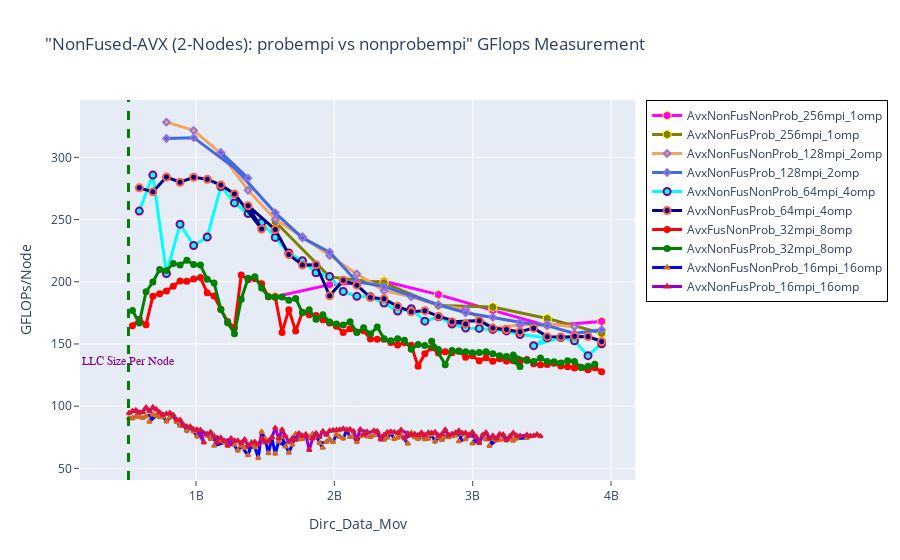

The notebook cell this image was saved under:
### Markdown cell above
## GFLOPS - NonFused-AVX: Probmpi vs Non-Probempi

### Code cell
fig = go.Figure() 

fig.add_trace(go.Scatter(x=(dfn2AvxNonFusNonProb_256mpi_1omp.Dirc_Data_Mov*(dfn2AvxNonFusNonProb_256mpi_1omp.MPI_size/2)), 
                         y=(dfn2AvxNonFusNonProb_256mpi_1omp.GFLOPS*(dfn2AvxNonFusNonProb_256mpi_1omp.MPI_size/2)), 
                         mode='lines+markers', 
                         name='AvxNonFusNonProb_256mpi_1omp',
                         line=dict(color='magenta',width=3),
                         marker=dict(symbol='hexagon',size=9, line=dict(color='yellow',width=1))))


fig.add_trace(go.Scatter(x=(dfn2AvxNonFusProb_256mpi_1omp.Dirc_Data_Mov*(dfn2AvxNonFusProb_256mpi_1omp.MPI_size/2)), 
                         y=(dfn2AvxNonFusProb_256mpi_1omp.GFLOPS*(dfn2AvxNonFusProb_256mpi_1omp.MPI_size/2)), 
                         mode='lines+markers', 
                         name='AvxNonFusProb_256mpi_1omp',
                         line=dict(color='olive',width=3),
                         marker=dict(symbol='hexagon',size=9, line=dict(color='yellow',width=1))))

# case 2
fig.add_trace(go.Scatter(x=(dfn2AvxNonFusNonProb_128mpi_2omp.Dirc_Data_Mov*(dfn2AvxNonFusNonProb_128mpi_2omp.MPI_size/2)), 
                         y=(dfn2AvxNonFusNonProb_128mpi_2omp.GFLOPS*(dfn2AvxNonFusNonProb_128mpi_2omp.MPI_size/2)), 
                         mode='lines+markers', 
                         name='AvxNonFusNonProb_128mpi_2omp',
                         line=dict(color='sandybrown',width=3),
                         marker=dict(symbol='diamond',size=5,line=dict(color='MediumPurple',width=2))))

fig.add_trace(go.Scatter(x=(dfn2AvxNonFusProb_128mpi_2omp.Dirc_Data_Mov*(dfn2AvxNonFusProb_128mpi_2omp.MPI_size/2)), 
                         y=(dfn2AvxNonFusProb_128mpi_2omp.GFLOPS*(dfn2AvxNonFusProb_128mpi_2omp.MPI_size/2)), 
                         mode='lines+markers', 
                         name='AvxNonFusProb_128mpi_2omp',
                         line=dict(color='royalblue',width=3),
                         marker=dict(symbol='diamond',size=5,line=dict(color='MediumPurple',width=2))))

# case 3
fig.add_trace(go.Scatter(x=(dfn2AvxNonFusNonProb_64mpi_4omp.Dirc_Data_Mov*(dfn2AvxNonFusNonProb_64mpi_4omp.MPI_size/2)), 
                         y=(dfn2AvxNonFusNonProb_64mpi_4omp.GFLOPS*(dfn2AvxNonFusNonProb_64mpi_4omp.MPI_size/2)), 
                         mode='lines+markers', 
                         name='AvxNonFusNonProb_64mpi_4omp',
                         line=dict(color='cyan',width=3),
                         marker=dict(symbol='circle',size=7,line=dict(color='Purple',width=2))))

fig.add_trace(go.Scatter(x=(dfn2AvxNonFusProb_64mpi_4omp.Dirc_Data_Mov*(dfn2AvxNonFusProb_64mpi_4omp.MPI_size/2)), 
                         y=(dfn2AvxNonFusProb_64mpi_4omp.GFLOPS*(dfn2AvxNonFusProb_64mpi_4omp.MPI_size/2)), 
                         mode='lines+markers', 
                         name='AvxNonFusProb_64mpi_4omp',
                         line=dict(color='darkblue',width=3),
                         marker=dict(symbol='circle',size=7, line=dict(color='tomato',width=2))))

# case 4
fig.add_trace(go.Scatter(x=(dfn2AvxNonFusNonProb_32mpi_8omp.Dirc_Data_Mov*(dfn2AvxNonFusNonProb_32mpi_8omp.MPI_size/2)), 
                         y=(dfn2AvxNonFusNonProb_32mpi_8omp.GFLOPS*(dfn2AvxNonFusNonProb_32mpi_8omp.MPI_size/2)), 
                         mode='lines+markers', 
                         name='AvxFusNonProb_32mpi_8omp',
                         line=dict(color='red',width=3),
                         marker=dict(symbol='circle',size=5,line=dict(color='red',width=2))))

fig.add_trace(go.Scatter(x=(dfn2AvxNonFusProb_32mpi_8omp.Dirc_Data_Mov*(dfn2AvxNonFusProb_32mpi_8omp.MPI_size/2)), 
                         y=(dfn2AvxNonFusProb_32mpi_8omp.GFLOPS*(dfn2AvxNonFusProb_32mpi_8omp.MPI_size/2)), 
                         mode='lines+markers', 
                         name='AvxNonFusProb_32mpi_8omp',
                         line=dict(color='green',width=3),
                         marker=dict(symbol='circle',size=5,line=dict(color='green',width=2))))

# case 5

fig.add_trace(go.Scatter(x=(dfn2AvxNonFusNonProb_16mpi_16omp.Dirc_Data_Mov*(dfn2AvxNonFusNonProb_16mpi_16omp.MPI_size/2)), 
                         y=(dfn2AvxNonFusNonProb_16mpi_16omp.GFLOPS*(dfn2AvxNonFusNonProb_16mpi_16omp.MPI_size/2)), 
                         mode='lines+markers', 
                         name='AvxNonFusNonProb_16mpi_16omp',
                         line=dict(color='blue',width=3),
                         marker=dict(symbol='triangle-up',size=4,line=dict(color='chocolate',width=2))))

fig.add_trace(go.Scatter(x=(dfn2AvxNonFusProb_16mpi_16omp.Dirc_Data_Mov*(dfn2AvxNonFusProb_16mpi_16omp.MPI_size/2)), 
                         y=(dfn2AvxNonFusProb_16mpi_16omp.GFLOPS*(dfn2AvxNonFusProb_16mpi_16omp.MPI_size/2)), 
                         mode='lines+markers', 
                         name='AvxNonFusProb_16mpi_16omp',
                         line=dict(color='darkviolet',width=3),
                         marker=dict(symbol='triangle-up',size=4,line=dict(color='crimson',width=2))))



# Adding a vertical line
fig.add_vline(x=512e6, line_width=3, line_dash="dash", line_color="green")
# fig.add_hline(y=1024, line_width=3, line_dash="dash", line_color="red")

# Add annotation
fig.add_annotation(
    x='512e6'
    , y=130
    , text=f'LLC Size Per Node'
    , yanchor='bottom'
    , showarrow=False
    , arrowhead=1
    , arrowsize=1
    , arrowwidth=2
    , arrowcolor="#636363"
    , ax=-20
    , ay=-30
    , font=dict(size=12, color="purple", family="Sans Serif")
    , align="left"
    ,)

fig.update_layout(title='"NonFused-AVX (2-Nodes): probempi vs nonprobempi" GFlops Measurement',
                  xaxis_title='Dirc_Data_Mov', yaxis_title='GFLOPs/Node', 
                  xaxis=dict(ticks="outside"),  
                  yaxis=dict(ticks="outside"),
                  legend=go.layout.Legend(bordercolor="black",borderwidth=1))
